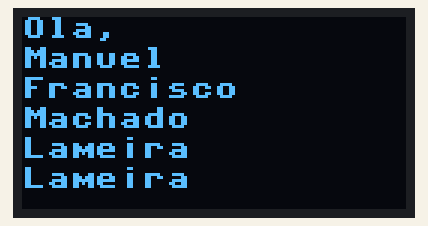
This program was run on a simulated ESP32 board running MicroPython. On the bench: 128×64 one-colour display. Library files of the repository ran but are not shown: ssd1306.py.

Above: at 0.1 s.

The program:

main.py
```python
# Manuel Lameira
# MicroPython I2C OLED Display on TTGO LoRa32 board

from machine import Pin, I2C

import ssd1306

# The embedded display, is mounted on SCL(15) and SDA(4), but there is another pin must be considered,
# the pin 16 is the OLED_RST. The OLED_RST must be high during normal operations.

rst = Pin(16, Pin.OUT)
rst.value(1)

# ESP32 Pin assignment
i2c = I2C(scl=Pin(15), sda=Pin(4))

# Define the OLED width, height and iniciate the OLED object
oled_width = 128
oled_height = 64
oled = ssd1306.SSD1306_I2C(oled_width, oled_height, i2c)

while True:
    # fill(), to fill the screen in black (1) or white (0)
    oled.fill(0)

    oled.text( 'Ola,', 0, 0)
    oled.text( 'Manuel', 0, 10)
    oled.text( 'Francisco', 0, 20)
    oled.text( 'Machado', 0, 30)
    oled.text( 'Lameira', 0, 40)
    oled.text( 'Lameira', 0, 50)

    oled.show()

# from machine import I2C, Pin
# import ssd1306

# rst = Pin(16, Pin.OUT)
# rst.value(1)
# scl = Pin(15, Pin.OUT, Pin.PULL_UP)
# sda = Pin(4, Pin.OUT, Pin.PULL_UP)
# i2c = I2C(scl=scl, sda=sda, freq=450000)
# oled = ssd1306.SSD1306_I2C(128, 64, i2c, addr=0x3c)
```
